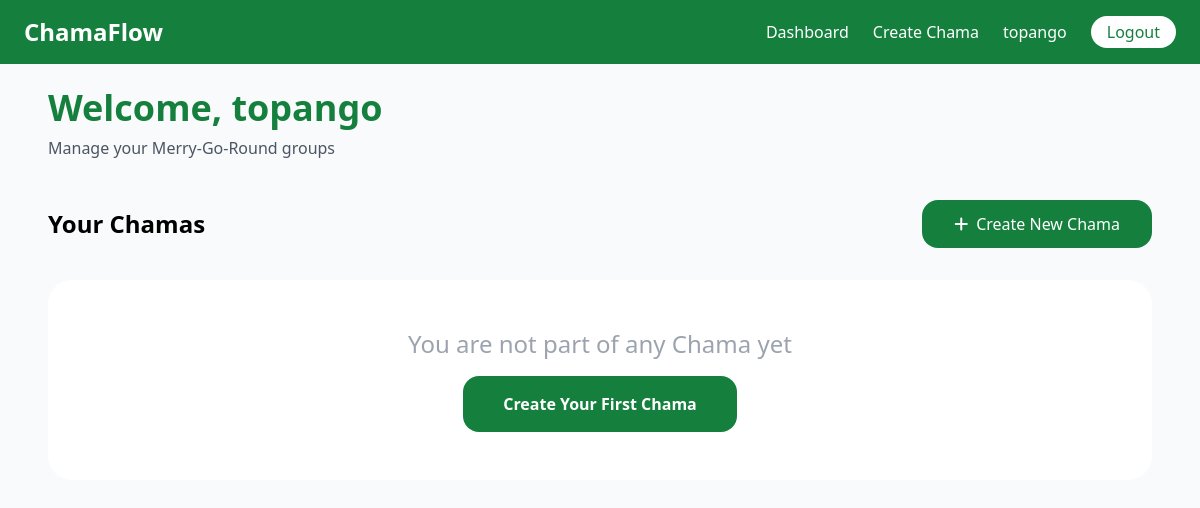
Page /dashboard/ (signed in) on the earlier database version.
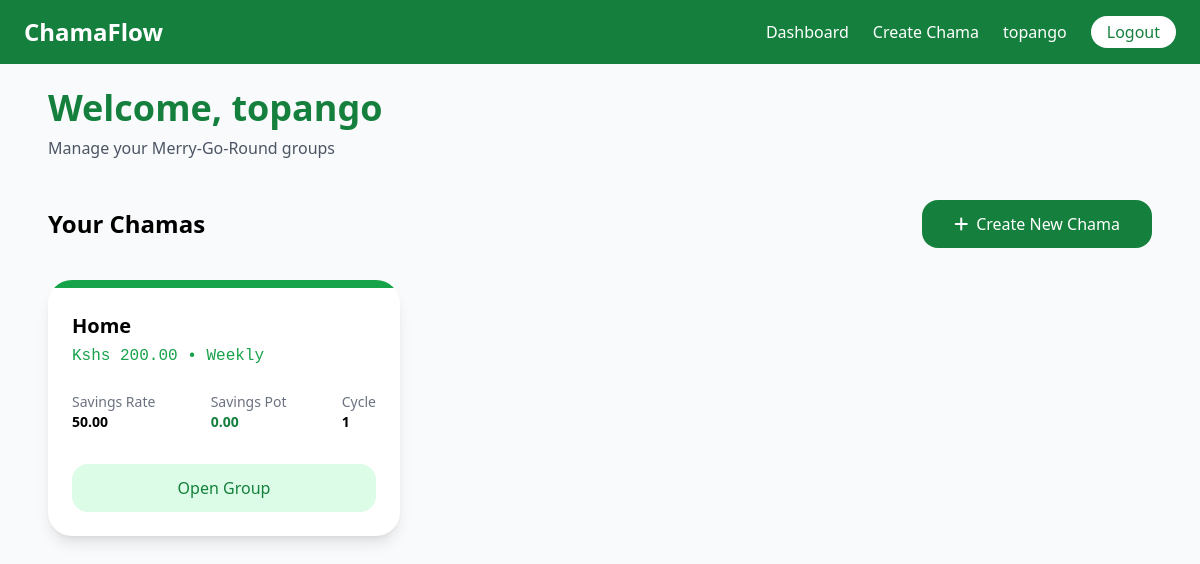
Same page on the later database version.
### chama/models.py (models this page shows, shortened)
class ChamaGroup(models.Model):
    name = models.CharField(max_length=100)
    contribution_amount = models.DecimalField(max_digits=12, decimal_places=2)
    savings_rate = models.DecimalField(max_digits=5, decimal_places=2, default=10.00)
    frequency = models.CharField(max_length=20, choices=[('daily', 'Daily'), ('weekly', 'Weekly'), ('monthly', 'Monthly')])
    start_date = models.DateField(auto_now_add=True)
    members = models.ManyToManyField(User, through='Membership')
    savings_pot = models.DecimalField(max_digits=12, decimal_places=2, default=0)
    current_cycle = models.PositiveIntegerField(default=1)
    is_active = models.BooleanField(default=True)

### chama/views.py (the view)
# urls.py: path('dashboard/', views.dashboard, name='dashboard'),
@login_required
def dashboard(request):
    groups = ChamaGroup.objects.filter(members=request.user)
    return render(request, 'dashboard.html', {'groups': groups})

### templates/dashboard.html
{% extends 'base.html' %}
{% block content %}
<div class="mb-10">
    <h1 class="text-4xl font-bold text-green-700">Welcome, {{ user.username }} </h1>
    <p class="text-gray-600 mt-2">Manage your Merry-Go-Round groups</p>
</div>
<div class="flex justify-between items-center mb-8">
    <h2 class="text-2xl font-semibold">Your Chamas</h2>
    <a href="{% url 'create_group' %}" class="bg-green-700 text-white px-8 py-3 rounded-2xl font-medium flex items-center gap-2 hover:bg-green-800">
        <i class="fas fa-plus"></i> Create New Chama
    </a>
</div>
{% if groups %}
    <div class="grid grid-cols-1 md:grid-cols-2 lg:grid-cols-3 gap-6">
        {% for group in groups %}
        <div class="bg-white rounded-3xl shadow-lg overflow-hidden hover:shadow-xl transition">
            <div class="h-2 bg-green-600"></div>
            <div class="p-6">
                <h3 class="text-xl font-semibold">{{ group.name }}</h3>
                <p class="text-green-600 font-mono mt-1">
                    Kshs {{ group.contribution_amount }} • {{ group.frequency|title }}
                </p>
                <div class="mt-6 flex justify-between text-sm">
                    <div>
                        <span class="block text-gray-500">Savings Rate</span>
                        <span class="font-semibold">{{ group.savings_rate }}</span>
                    </div>
                    <div>
                        <span class="block text-gray-500">Savings Pot</span>
                        <span class="font-semibold text-green-700">{{ group.savings_pot }}</span>
                    </div>
                    <div>
                        <span class="block text-gray-500">Cycle</span>
                        <span class="font-semibold">{{ group.current_cycle }}</span>
                    </div>
                </div>
                <a href="{% url 'group_detail' group.pk %}" class="mt-8 block text-center bg-green-100 text-green-700 py-3 rounded-2xl font-medium hover:bg-green-200 transition">Open Group</a>
            </div>
        </div>
        {% endfor %}
    </div>
{% else %}
    <div class="bg-white rounded-3xl p-12 text-center">
        <p class="text-2xl text-gray-400 mb-4">You are not part of any Chama yet</p>
        <a href="{% url 'create_group' %}" class="inline-block text-white bg-green-700 px-10 py-4 rounded-2xl font-semibold">Create Your First Chama</a>
    </div>
{% endif %}
{% endblock %}

### templates/base.html (shortened to what this page needs)
<!DOCTYPE html>
<html lang="en">
    <head>
        <script src="https://cdn.tailwindcss.com"></script>
        <link rel="stylesheet" href="https://cdnjs.cloudflare.com/ajax/libs/font-awesome/6.5.0/css/all.min.css">
    </head>
    <body class="bg-gray-50 font-sans">
        <nav class="bg-green-700 text-white p-4">
            <div class="max-w-6xl mx-auto flex justify-between items-center">
                <a href="/" class="text-2xl font-bold">ChamaFlow</a>
                {% if user.is_authenticated %}
                    <div class="flex items-center gap-6">
                        <a href="{% url 'dashboard' %}" class="hover:underline">Dashboard</a>
                        <a href="{% url 'create_group' %}" class="hover:underline">Create Chama</a>
                        <span>{{ user.username }}</span>
                        <a href="{% url 'logout' %}" class="bg-white text-green-700 px-4 py-1 rounded-full font-medium">Logout</a>
                    </div>
                {% else %}
                    <div>
                        <a href="{% url 'login' %}" class="mr-4">Login</a>
                        <a href="{% url 'register' %}" class="bg-white text-green-700 px-6 py-2 rounded-full font-medium">Join Free</a>
                    </div>
                {% endif %}
            </div>
        </nav>
        <div class="max-w-6xl mx-auto p-6">
            {% block content %}{% endblock %}
        </div>
    </body>
</html>

Differences in the rows shown:
added ChamaGroup: name "Home", contribution_amount "200.00", frequency "Weekly", savings_rate "50.00", savings_pot "0.00", current_cycle "1"
Other differences:
text no longer shown: "You are not part of any Chama yet Create Your First Chama"
